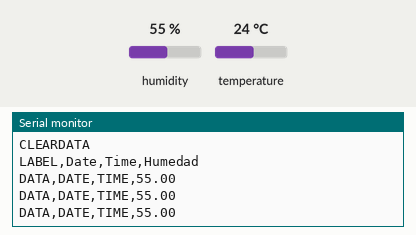
Simulated run of this sketch. Board: Arduino Uno, built with avr-gcc and run on an emulated ATmega328P. On the bench: the last lines printed to the serial monitor. The inputs (shaded band) are chosen by the test bench; at power-on: humidity 55 %, temperature 24 °C.

Above: at 2.8 s.
2.9 s: humidity set to 22 %
At 5.4 s:
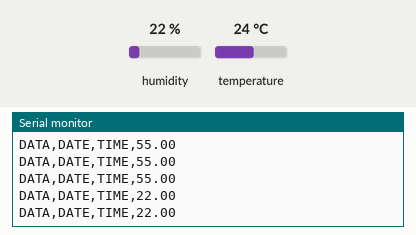
5.6 s: humidity set to 40 %
At 7.8 s:
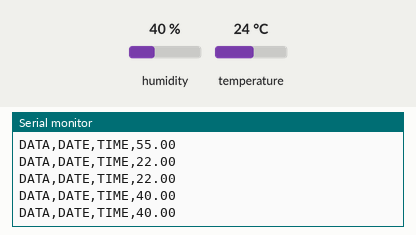
Timing chart, 0 to 9.3 s (numbered marks = the images above; inputs shaded):
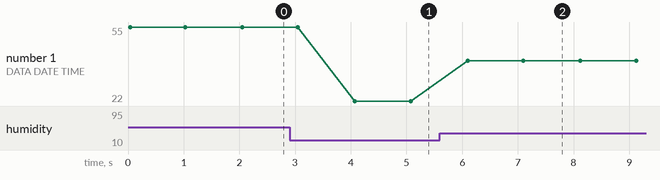

The sketch:

humedad.ino
```cpp
#include "DHT.h"
#define DHTPIN 2
#define DHTTYPE DHT11
DHT dht(DHTPIN, DHTTYPE);
//librerias del DHT 11
void setup() {
Serial.begin(9600); //Se inicia la comunicación serial
dht.begin(); //Se inicia el sensor
Serial.println("CLEARDATA");
Serial.println("LABEL,Date,Time,Humedad");
}
void loop()
{
  float h = dht.readHumidity(); //se lee la humedad
  float t= dht.readTemperature(); // se lee la temperatura
  Serial.print( (String) "DATA,DATE,TIME,");
  //Serial.print(t);
  //Serial.print(" / ");
  Serial.println(h);
  delay(1000);
}
```

Measured:
- after the input at 2.9 s, the serial monitor: prints a new line after 1.2 s (image 1)
- after the input at 5.6 s, the serial monitor: prints a new line after 0.50 s (image 2)
- plotted number 1: 55 → 22 after the input at 2.9 s, 22 → 40 after the input at 5.6 s
